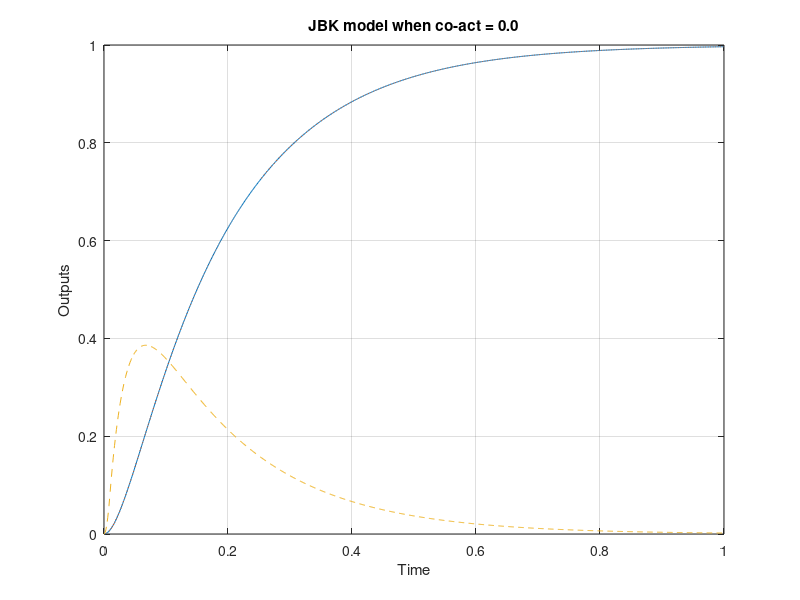

The MATLAB script that drew this image:
% Chapter 3 JBK Starter Code, here for step response 2 ways, pulse
% Model Params:
P.j = .1; P.b = 4;  P.k = 20;    % JBK params
% System:
sys_tf = tf(1,[P.j P.b P.k]);  sys_zp = zpk(sys_tf);  sys_ss = ss(sys_tf);
% Prep:
t = [0 : .001 : 1];              % Time vector
P.stepMag = 20.0;  P.pulseMag = 200.0;  P.pulseWidth = int16(10);
ustep = P.stepMag*[ones(length(t),1)];
upuls = [P.pulseMag*(ones(P.pulseWidth,1)); zeros(length(t)-P.pulseWidth,1)];
% Simulations (3):
y  = P.stepMag*step(sys_tf,t);   % Step response
ys = lsim(sys_tf,ustep,t);       % Step response with lsim()
yp = lsim(sys_tf,upuls,t);       % Impulse/Pulse response with lsim()
% Plotting:
figure(1); set(1,'Color',[1 1 1]);
plot(t,y,'-',t,ys,':',t,yp,'--'); grid on; hold on;
xlabel('Time'); ylabel('Outputs');
title('JBK model when co-act = 0.0');